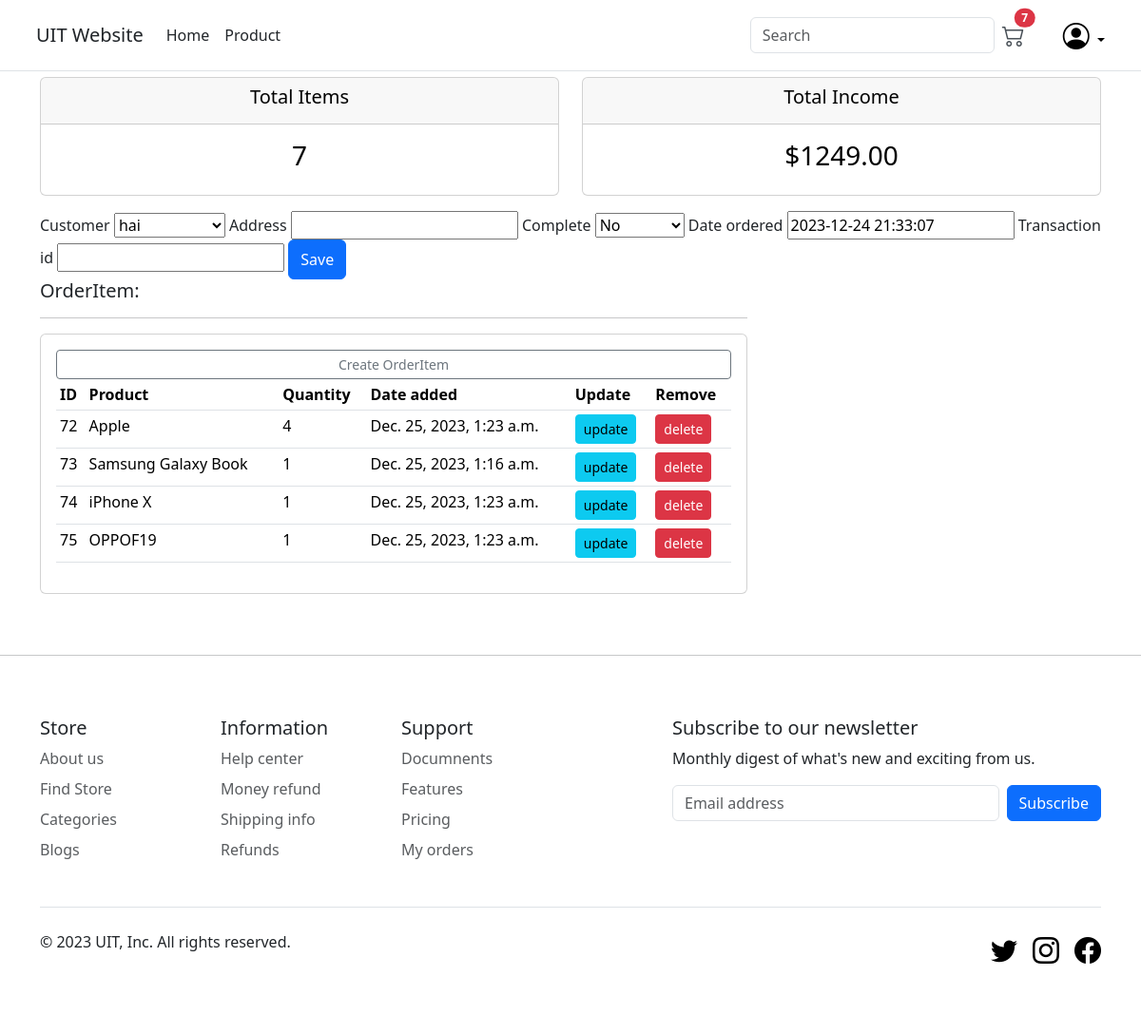
The app's page /update_order/16 (signed in), older data.
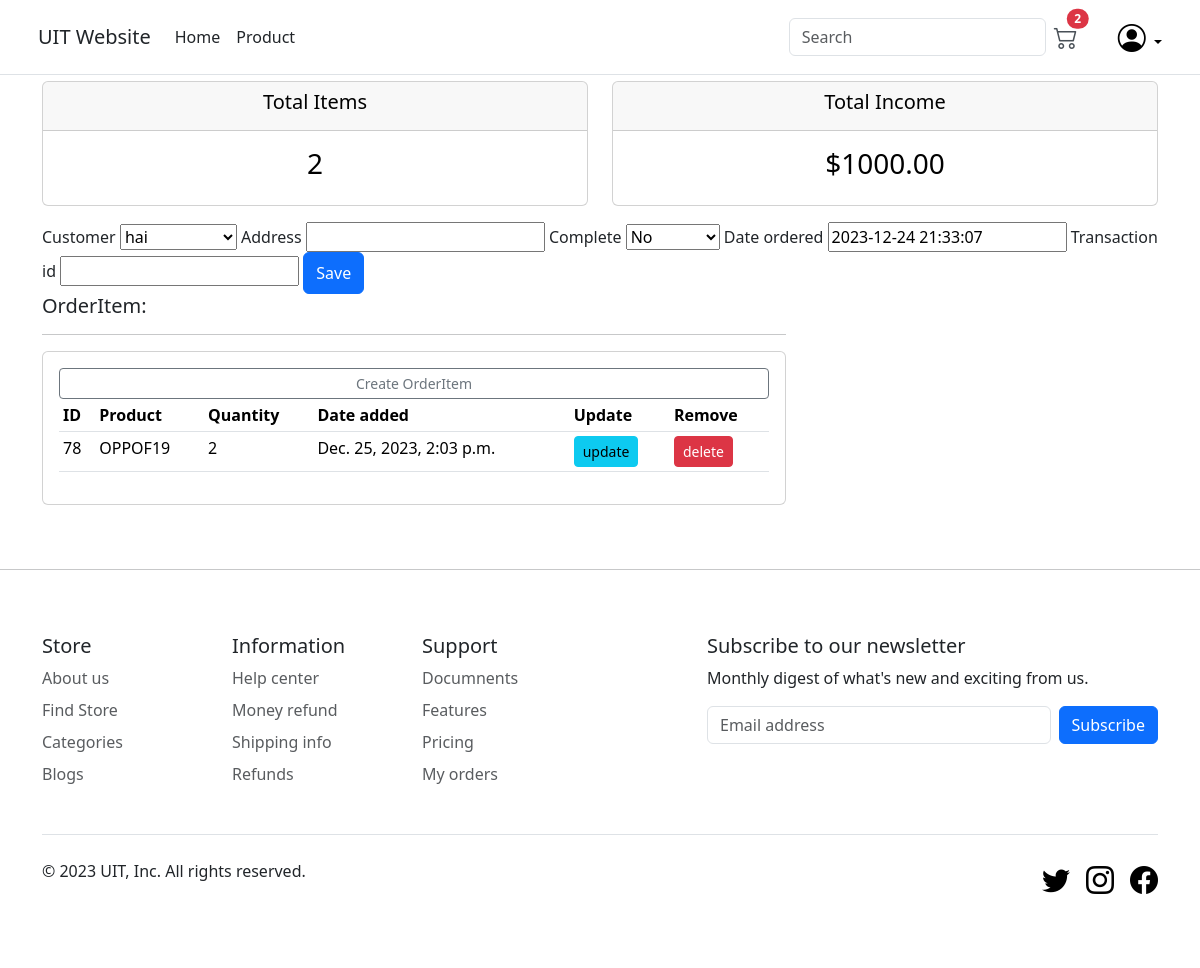
The same page, newer data.
### main/models.py (models this page shows, shortened)
class Order(models.Model):
    customer = models.ForeignKey(Customer, on_delete=models.CASCADE, blank=True,null=True)
    address = models.CharField(max_length=200, null=True)
    complete = models.BooleanField(default=False, null=True, blank=False)
    date_ordered = models.DateTimeField(default=datetime.datetime.now())
    transaction_id = models.CharField(max_length=200, null=True)
    @property
    def get_cart_total(self):
        total=0
        orderitems = self.orderitem_set.all()
        for item in orderitems:
            total += item.get_total
        return total
    @property
    def get_cart_items(self):
        total=0
        orderitems = self.orderitem_set.all()
        for item in orderitems:
            total += item.quantity
        return total

class OrderItem(models.Model):
    product = models.ForeignKey(Product, on_delete=models.CASCADE, blank=True,null=True)
    order = models.ForeignKey(Order, on_delete=models.CASCADE, blank=True,null=True)
    quantity = models.IntegerField(default=0, null=True, blank=True)
    date_added = models.DateTimeField(default=datetime.datetime.now())
    @property
    def get_total(self):
        total = 0
        total = self.product.price * self.quantity
        return total

class Product(models.Model):
    name = models.CharField(max_length=200, null=True)
    price = models.DecimalField(max_digits=9, decimal_places=2)
    description = models.CharField(max_length=1000, null=True)
    image = models.ImageField(default="", null=True, blank=True)
    type = models.CharField(max_length=200, null=True)
    slug = models.SlugField(default="", null=False, unique=True)
    def __str__(self):
        return self.name

### main/decorators.py (the view)
        def wraper_func(request, *args, **kwargs):
            if request.user.groups.exists():
                for group in request.user.groups.all():
                    if group.name in allowed_roles:
                        return view_func(request, *args, **kwargs)
                    else:
                        return HttpResponse('You are not authorize to view this page')
            else:
                return HttpResponse('You are not authorize to view this page')

### main/forms.py
class OrderForm(ModelForm):
    class Meta:
        model = Order
        fields = '__all__'

### main/models.py (called while the page is built)
    def __str__(self):
        return self.name

### main/views.py (called while the page is built)
@login_required(login_url='login')
@allowed_users(allowed_roles=['admin'])
def updateOrder(request, pk):   # admin update
    order = Order.objects.get(id=pk)
    form = OrderForm(instance=order)
    orderitems = order.orderitem_set.all()
    if request.method == 'POST':
        form = OrderForm(request.POST, instance=order)
        if form.is_valid():  # validate data
            form.save()
            return redirect('admin')
    context = {
        'form': form,
        'orderitems': orderitems,
        'order': order
    }
    return render(request, 'main/order_form.html', context)

### main/templates/main/order_form.html (shortened to what this page needs)
{% extends "main/base.html" %}
{% load static %}
{% block content %}
<div class="row">
    <div class="col">
        <div class="col-md">
            <div class="card text-center text-black mb-3" id="total-orders">
                <div class="card-header">
                    <h5 class="card-title">Total Items</h5>
                </div>
                <div class="card-body">
                    <h3 class="card-title">{{order.get_cart_items}}</h3>
                </div>
            </div>
        </div>
    </div>
    <div class="col">
        <div class="col-md">
            <div class="card text-center text-black mb-3" id="total-orders">
                <div class="card-header">
                    <h5 class="card-title">Total Income</h5>
                </div>
                <div class="card-body">
                    <h3 class="card-title">${{order.get_cart_total|floatformat:2}}</h3>
                </div>
            </div>
        </div>
    </div>
</div>
<form method="POST" action="">
    {{form.customer.label}}
    {{form.customer}}
    {{form.address.label}}
    {{form.address}}
    {{form.complete.label}}
    {{form.complete}}
    {{form.date_ordered.label}}
    {{form.date_ordered}}
    {{form.transaction_id.label}}
    {{form.transaction_id}}
    <button class="btn btn-primary w-10 py-2" type="submit" value="Save">Save</button>
</form>
<div class="row">
    <div class="col">
        <div class="col-md-8">
            <h5>OrderItem:</h5>
            <hr>
            <div class="card card-body">
                <a class="btn btn-outline-secondary btn-sm btn-block" href="{% url 'create_orderitem' %}">Create OrderItem</a>
                <table class="table table-sm">
                    <tr>
                        <th>ID</th>
                        <th>Product</th>
                        <th>Quantity</th>
                        <th>Date added</th>
                        <th>Update</th>
                        <th>Remove</th>
                    </tr>
                    {% for orderitem in orderitems %}
                    <tr>
                        <td>{{orderitem.id}}</td>
                        <td>{{orderitem.product}}</td>
                        <td>{{orderitem.quantity}}</td>
                        <td>{{orderitem.date_added}}</td>
                        <td><a class="btn btn-sm btn-info" href="{% url 'update_orderitem' orderitem.id %}">update</a></td>
                        <td><a class="btn btn-sm btn-danger" href="{% url 'delete_orderitem' orderitem.id %}">delete</a></td>
                    </tr>
                    {% endfor %}
                </table>
            </div>
        </div>
    </div>
</div>
{% endblock content %}

### main/templates/main/base.html (shortened to what the changed rows need)
<!DOCTYPE html>
{% load static %}
<html lang="en">
<head>
  <link href="https://cdn.jsdelivr.net/npm/bootstrap@5.3.2/dist/css/bootstrap.min.css" rel="stylesheet"
>
  <link rel="stylesheet" href="https://cdn.jsdelivr.net/npm/bootstrap-icons@1.11.2/font/bootstrap-icons.min.css">
</head>
<body>
  <nav class="navbar navbar-expand-md fixed-top bg-white border-bottom">
    <div class="container p-2">
      <a class="position-relative me-3 text-dark-emphasis d-none d-md-block" href="{% url 'cart' %}">
        <i class="bi bi-cart2 fs-4"></i>
        <span class="position-absolute top-0 start-100 translate-middle badge rounded-pill bg-danger cart-badge">
          {{order.get_cart_items}}
        </span>
      </a>
    </div>
  </nav>
  <main class="container">
    <div class="py-5">
      {% block content %}
      {% endblock content %}
    </div>
  </main>
</body>
</html>

Row changes from the older to the newer data that the page shows:
removed OrderItem: id "72", product "Apple", quantity "4", date_added "Dec. 25, 2023, 1:23 a.m."
removed OrderItem: id "73", product "Samsung Galaxy Book", quantity "1", date_added "Dec. 25, 2023, 1:16 a.m."
removed OrderItem: id "74", product "iPhone X", quantity "1", date_added "Dec. 25, 2023, 1:23 a.m."
removed OrderItem: id "75", product "OPPOF19", quantity "1", date_added "Dec. 25, 2023, 1:23 a.m."
computed for Order "hai": get_cart_items "7" → "2"; get_cart_total "1249.00" → "1000.00"
added OrderItem: id "78", product "OPPOF19", quantity "2", date_added "Dec. 25, 2023, 2:03 p.m."
